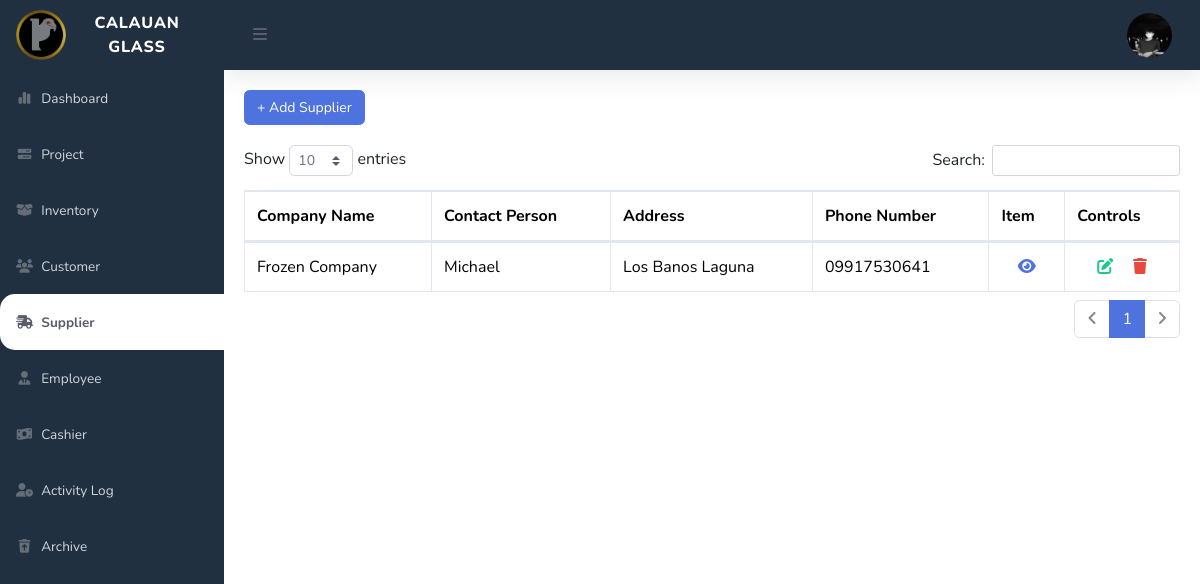
The page /supplier.php (signed in) on the database its author committed.
### tables this page shows
CREATE TABLE IF NOT EXISTS `user` (
  `user_id` bigint unsigned NOT NULL AUTO_INCREMENT,
  `name` varchar(50) NOT NULL,
  `address` varchar(50) NOT NULL,
  `phone_number` varchar(11) NOT NULL,
  `email` varchar(30) NOT NULL,
  `password` varchar(32) NOT NULL,
  `image` varchar(100) DEFAULT NULL,
  `user_type` varchar(10) NOT NULL,
  `otp` int DEFAULT NULL,
  PRIMARY KEY (`user_id`)
);

CREATE TABLE IF NOT EXISTS `supplier` (
  `supplier_id` bigint unsigned NOT NULL AUTO_INCREMENT,
  `company_name` varchar(50) NOT NULL,
  `contact_person` varchar(50) DEFAULT NULL,
  `address` varchar(70) NOT NULL,
  `phone_number` varchar(11) NOT NULL,
  `active` bigint NOT NULL,
  PRIMARY KEY (`supplier_id`)
);

### supplierList.php (the view, shortened to what this page needs)
<div class="card border border-0 mb-4" style="background-color: transparent;">
    <div class="card-body pb-0">
        <div class="d-flex align-items-center">
            <a type="button" class="btn btn-primary" data-bs-toggle="modal" data-bs-target="#createSupplierModal" style="font-size: 14px;">
                + Add Supplier
            </a>
        </div>
    </div>
    <div class="card-body">
    <div class="table-responsive">
        <table class="table table-bordered" id="SupplierTable" width="100%" cellspacing="0">
            <thead>
                <tr>
                    <th>Company Name</th>
                    <th>Contact Person</th>
                    <th>Address</th>
                    <th>Phone Number</th>
                    <th>Item</th>
                    <th>Controls</th>
                </tr>
            </thead>
            <tbody>
            <?php
                $result = mysqli_query($conn, "SELECT * FROM supplier WHERE active = '1' ORDER BY supplier_id DESC");
                if (mysqli_num_rows($result) > 0) {
                    while ($data = mysqli_fetch_array($result)) {
                        $supID = $data['supplier_id'];
                        $modalID = "itemsModal" . $supID;
                        ?>
                        <tr>
                            <td><?php echo $data['company_name']; ?></td>
                            <td><?php echo $data['contact_person']; ?></td>
                            <td><?php echo $data['address']; ?></td>
                            <td><?php echo $data['phone_number']; ?></td>
                            <td class="text-center">
                                <i class="fa-solid fa-eye text-primary" data-bs-toggle="modal" data-bs-target="#<?php echo $modalID; ?>" style="cursor: pointer;" data-toggle="tooltip" data-bs-placement="top" title="View Details"></i>
                            </td>
                            <td>
                                <div class="d-flex justify-content-evenly">
                                    <a id="editSupplier" href="#" class="text-success" data-bs-toggle="modal" data-bs-target="#updateSupplierModal" data-id="<?php echo $data['supplier_id']; ?>"><i class="fa-solid fa-pen-to-square" data-bs-toggle="tooltip" data-bs-placement="top" title="Edit"></i></a>
                                    <a id="deleteSupplier" href="#" class="text-danger" data-id="<?php echo $data['supplier_id']; ?>" data-admin-id="<?php echo $adminID; ?>"><i class="fa-solid fa-trash" data-bs-toggle="tooltip" data-bs-placement="top" title="Remove"></i></a>
                                </div>
                            </td>
                        </tr>
                        <?php
                    }
                }
            ?>
            </tbody>
        </table>
    </div>
</div>
</div>

### include/topbar.php (shortened to what this page needs)
<nav class="navbar navbar-expand topbar shadow" style="background-color: #213040;">
                    <button id="sidebarToggleTop" class="btn btn-link text-dark rounded-circle mr-3">
                        <i class="fa fa-bars"></i>
                    </button>
                    <ul class="navbar-nav ml-auto">
                        <li class="nav-item dropdown no-arrow">
                            <a class="nav-link dropdown-toggle" href="#" id="userDropdown" role="button"
                                data-toggle="dropdown" aria-haspopup="true" aria-expanded="false">
                                <img src="images/<?php echo $userData['image'] ? $userData['image'] : $defaultImage; ?>" alt="Current Image" style="border-radius: 50%; width: 45px; height: 45px;">
                            </a>
                        </li>
                    </ul>
                </nav>

### style/admin.css (style rules this page uses)
* { margin: 0; padding: 0; box-sizing: border-box; }

### include/sidebar.php (style rules this page uses)
.nav-link { cursor: pointer; }

### rows shown on the page
user: image (picture)
supplier: company_name "Frozen Company", contact_person "Michael", address "Los Banos Laguna", phone_number "09917530641"
